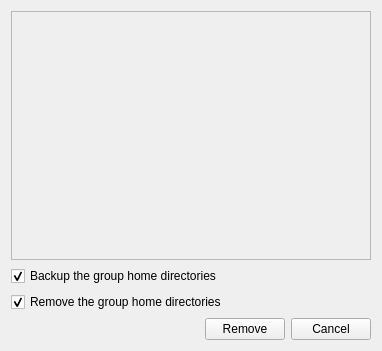
<ui version="4.0" >
 <class>RemoveGroupsWdg</class>
 <widget class="QWidget" name="RemoveGroupsWdg" >
  <property name="geometry" >
   <rect>
    <x>0</x>
    <y>0</y>
    <width>382</width>
    <height>351</height>
   </rect>
  </property>
  <property name="windowTitle" >
   <string>Remove Groups</string>
  </property>
  <layout class="QGridLayout" >
   <item row="0" column="0" colspan="3" >
    <widget class="QListWidget" name="lb_groups" >
     <property name="enabled" >
      <bool>false</bool>
     </property>
    </widget>
   </item>
   <item row="1" column="0" colspan="3" >
    <widget class="QCheckBox" name="chk_backup_home" >
     <property name="text" >
      <string>Backup the group home directories</string>
     </property>
     <property name="checked" >
      <bool>true</bool>
     </property>
    </widget>
   </item>
   <item row="2" column="0" colspan="3" >
    <widget class="QCheckBox" name="chk_remove_home" >
     <property name="text" >
      <string>Remove the group home directories</string>
     </property>
     <property name="checked" >
      <bool>true</bool>
     </property>
    </widget>
   </item>
   <item row="3" column="0" >
    <spacer>
     <property name="orientation" >
      <enum>Qt::Horizontal</enum>
     </property>
     <property name="sizeHint" >
      <size>
       <width>131</width>
       <height>20</height>
      </size>
     </property>
    </spacer>
   </item>
   <item row="3" column="1" >
    <widget class="QPushButton" name="btn_ok" >
     <property name="text" >
      <string>Remove</string>
     </property>
    </widget>
   </item>
   <item row="3" column="2" >
    <widget class="QPushButton" name="btn_cancel" >
     <property name="text" >
      <string>Cancel</string>
     </property>
    </widget>
   </item>
  </layout>
 </widget>
 <resources/>
 <connections/>
</ui>
